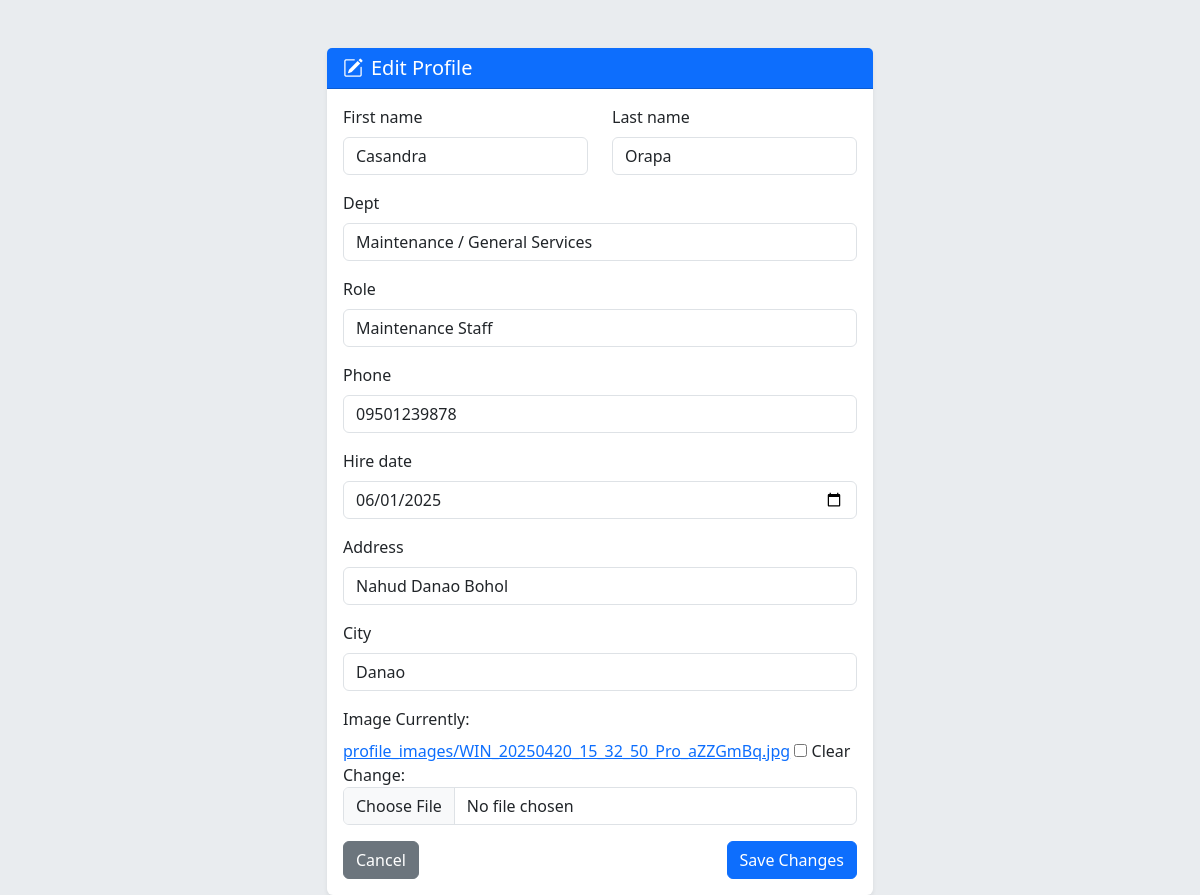
Before: /edit_profile/ (signed in) with the older database file.
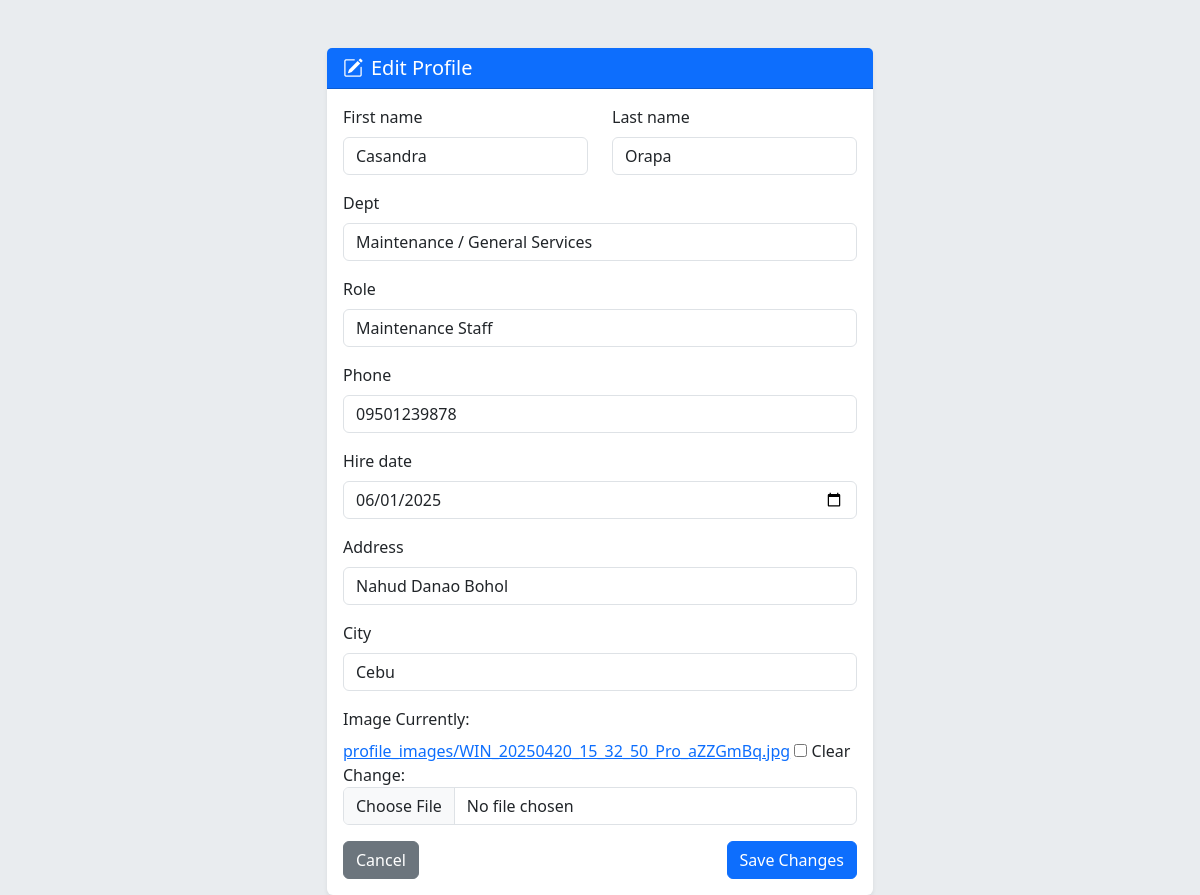
After: the same page with the newer database file.
### staffApp/models.py (models this page shows, shortened)
class staffProfile(models.Model):
    user = models.OneToOneField(User, on_delete=models.CASCADE, null = True)
    first_name = models.CharField(max_length=100, null = False)
    last_name = models.CharField(max_length=100)
    dept = models.ForeignKey(Department, on_delete=models.CASCADE)
    salary = models.IntegerField(default=0)
    bonus = models.IntegerField(default=0)
    role = models.ForeignKey(Role, on_delete=models.CASCADE)
    phone = models.CharField(max_length=15, default=0)
    hire_date = models.DateField()
    email = models.EmailField(max_length=100, null = False)
    address = models.CharField(max_length=100)
    city = models.CharField(max_length=100)
    is_approved = models.BooleanField(default=False) # for admin approval
    image = models.ImageField(upload_to='profile_images/', default='profile_images/default.jpg', null=True, blank=True)

### staffApp/views.py (the view)
# urls.py: path('edit_profile/', views.edit_profile, name='edit_profile'),
@login_required
def edit_profile(request):
    profile = staffProfile.objects.get(user=request.user)
    if request.method == 'POST':
        form = StaffProfileForm(request.POST, request.FILES, instance=profile)
        if form.is_valid():
            form.save()
            return redirect('dashboard')
    else:
        form = StaffProfileForm(instance=profile)
    return render(request, 'staffApp/edit_profile.html', {'form': form})

### staffApp/forms.py
class StaffProfileForm(forms.ModelForm):
    hire_date = forms.DateField(widget=forms.DateInput(attrs={'type': 'date'}))
    class Meta:
        model = staffProfile
        exclude = ['user', 'salary', 'bonus', 'email', 'is_approved']

### staffApp/models.py (called while the page is built)
    def __str__(self):
        return self.name

    def __str__(self):
        return self.name

### staffApp/templates/staffApp/edit_profile.html (shortened to what this page needs)
{% extends 'layout.html' %}
{% load static %}
{% load widget_tweaks %}
{% block content %}
<div class="container mt-5">
    <div class="row justify-content-center">
        <div class="col-md-8 col-lg-6">
            <div class="card shadow-sm border-0">
                <div class="card-header bg-primary text-white">
                    <h5 class="mb-0"><i class="bi bi-pencil-square me-2"></i>Edit Profile</h5>
                </div>
                <div class="card-body">
                    <form method="post" enctype="multipart/form-data">
                        <div class="row">
                            <div class="col">
                                <div class="mb-3">
                                    <label for="{{ form.first_name.id_for_label }}" class="form-label">{{ form.first_name.label }}</label>
                                    {{ form.first_name|add_class:"form-control" }}
                                </div>
                            </div>
                            <div class="col">
                                <div class="mb-3">
                                    <label for="{{ form.last_name.id_for_label }}" class="form-label">{{ form.last_name.label }}</label>
                                    {{ form.last_name|add_class:"form-control" }}
                                </div>
                            </div>
                        </div>
                        {% for field in form %}
                            {% if field.name != 'first_name' and field.name != 'last_name' %}
                                <div class="mb-3">
                                    <label for="{{ field.id_for_label }}" class="form-label">{{ field.label }}</label>
                                    {{ field|add_class:"form-control" }}
                                </div>
                            {% endif %}
                        {% endfor %}
                        <div class="d-flex justify-content-between">
                            <a href="{% url 'dashboard' %}" class="btn btn-secondary">Cancel</a>
                            <button type="submit" class="btn btn-primary">Save Changes</button>
                        </div>
                    </form>
                </div>
            </div>
        </div>
    </div>
</div>
{% endblock %}

Changed rows visible on the page:
changed staffProfile "Casandra": city "Danao" → "Cebu"
